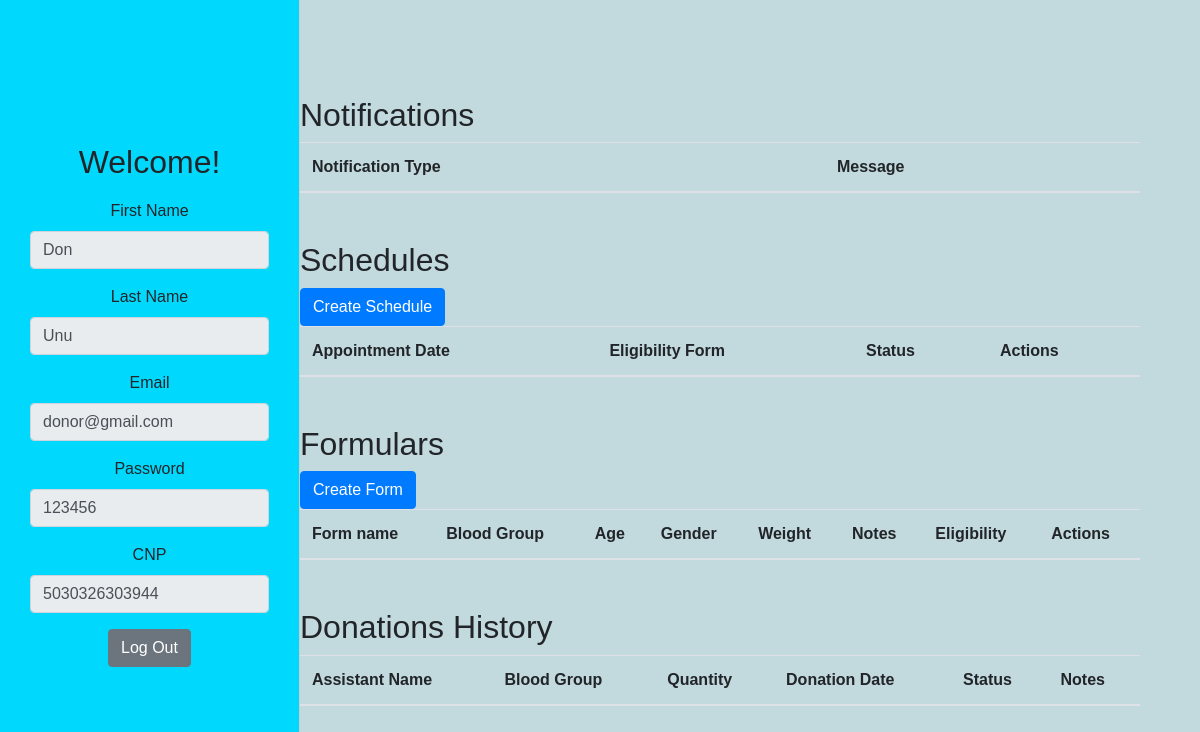
The app's page /donor_dashboard (signed in) with its own data.
### models/user.py (models this page shows, shortened)
class User(db.Model):
    __tablename__ = 'User'
    UserID = db.Column(db.Integer, primary_key=True, autoincrement=True)
    Role = db.Column(db.String, nullable=False)
    FirstName = db.Column(db.String, nullable=False)
    LastName = db.Column(db.String, nullable=False)
    Email = db.Column(db.String, unique=True, nullable=False)
    Password = db.Column(db.String, nullable=False)
    CNP = db.Column(db.String(13), unique=True, nullable=False)

### controllers/donor_controller.py (the view)
    @app.route('/donor_dashboard')
    def donor_dashboard():
        donor_id = session.get('user_id')
        donor = User.query.get(donor_id)
        donations = Donation.query.filter_by(DonorID=donor_id).all()
        schedules = Schedule.query.filter_by(DonorID=donor_id).all()
        eligibility_forms = EligibilityForm.query.filter_by(DonorID=donor_id).all()
        notifications = Notification.query.filter_by(DonorID=donor_id).all()
        rewards = Reward.query.filter_by(DonorID=donor_id).all()
        return render_template(
            'donor/donor_dashboard.html',
            donor=donor,
            donations=donations,
            schedules=schedules,
            eligibility_forms=eligibility_forms,
            notifications=notifications,
            rewards=rewards
        )

### templates/donor/donor_dashboard.html (shortened to what this page needs)
{% extends "dashboard_base.html" %}
{% block sidebar_title %}
    Welcome!
{% endblock %}
{% block sidebar_content %}
    <form method="POST" id="editForm">
    <div class="form-group">
        <label for="firstName">First Name</label>
        <input type="text" class="form-control" id="firstName" name="first_name" value="{{ donor.FirstName }}" readonly>
    </div>
    <div class="form-group">
        <label for="lastName">Last Name</label>
        <input type="text" class="form-control" id="lastName" name="last_name" value="{{ donor.LastName }}" readonly>
    </div>
    <div class="form-group">
        <label for="email">Email</label>
        <input type="email" class="form-control" id="email" name="email" value="{{ donor.Email }}" readonly>
    </div>
    <div class="form-group">
        <label for="password">Password</label>
        <input type="text" class="form-control" id="password" name="password" value="{{ donor.Password }}" readonly>
    </div>
    <div class="form-group">
        <label for="cnp">CNP</label>
        <input type="text" class="form-control" id="cnp" name="cnp" value="{{ donor.CNP }}" readonly>
    </div>
        <a href="/logout" class="btn btn-secondary">Log Out</a>
    </form>
{% endblock %}
{% block main_content %}
<div class="container mt-5" id="donationTable">
    <h2>Notifications</h2>
    <table class="table table-striped">
        <thead>
            <tr>
                <th>Notification Type</th>
                <th>Message</th>
            </tr>
        </thead>
    </table>
</div>
<div class="container mt-5" id="donationTable">
    <h2>Schedules</h2>
    <a href="/create_schedule" class="btn btn-primary">Create Schedule</a>
    <table class="table table-striped">
        <thead>
            <tr>
                <th>Appointment Date</th>
                <th>Eligibility Form</th>
                <th>Status</th>
                <th>Actions</th>
            </tr>
        </thead>
    </table>
</div>
<div class="container mt-5" id="donationTable">
    <h2>Formulars</h2>
    <a href="/create_form" class="btn btn-primary">Create Form</a>
    <table class="table table-striped">
        <thead>
            <tr>
                <th>Form name</th>
                <th>Blood Group</th>
                <th>Age</th>
                <th>Gender</th>
                <th>Weight</th>
                <th>Notes</th>
                <th>Eligibility</th>
                <th>Actions</th>
            </tr>
        </thead>
    </table>
</div>
<div class="container mt-5" id="donationTable">
    <h2>Donations History</h2>
    <table class="table table-striped">
        <thead>
            <tr>
                <th>Assistant Name</th>
                <th>Blood Group</th>
                <th>Quantity</th>
                <th>Donation Date</th>
                <th>Status</th>
                <th>Notes</th>
            </tr>
        </thead>
    </table>
</div>
{% endblock %}

### static/dashboard.css (style rules this page uses)
body { font-family: Arial, sans-serif; background-color: #c2d9dd }
h2 { margin-top: 20px; }
.table { margin-bottom: 0; }
.container { margin-left: 270px; }

### records on screen
User: first_name "Don", last_name "Unu", email "donor@gmail.com", password "123456", cnp "5030326303944"
